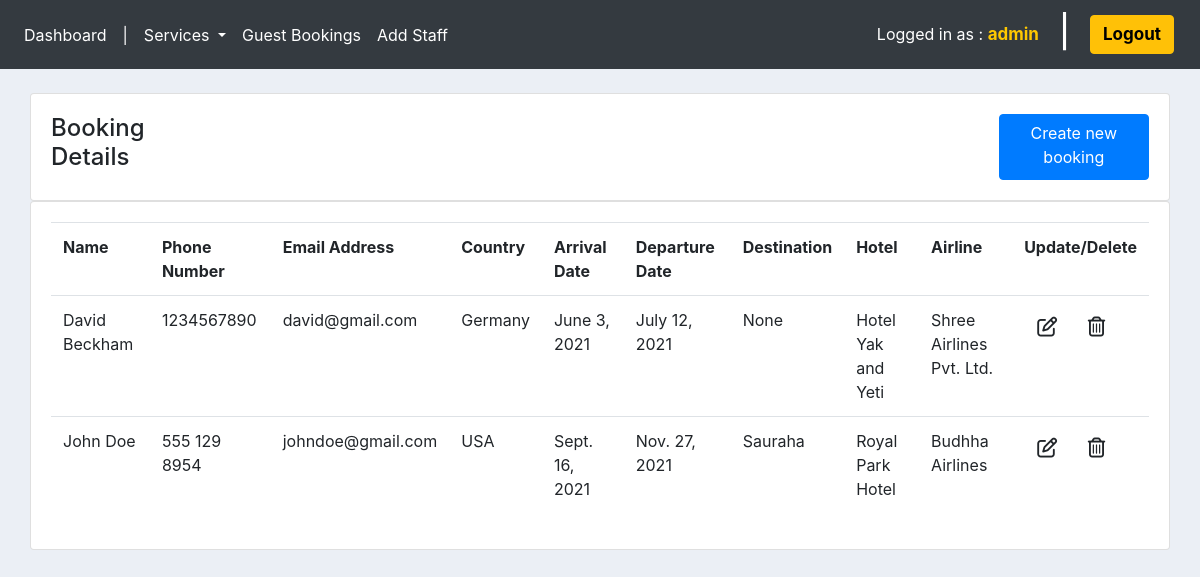
/bookings/ (signed in), run on an earlier commit of the app's database.
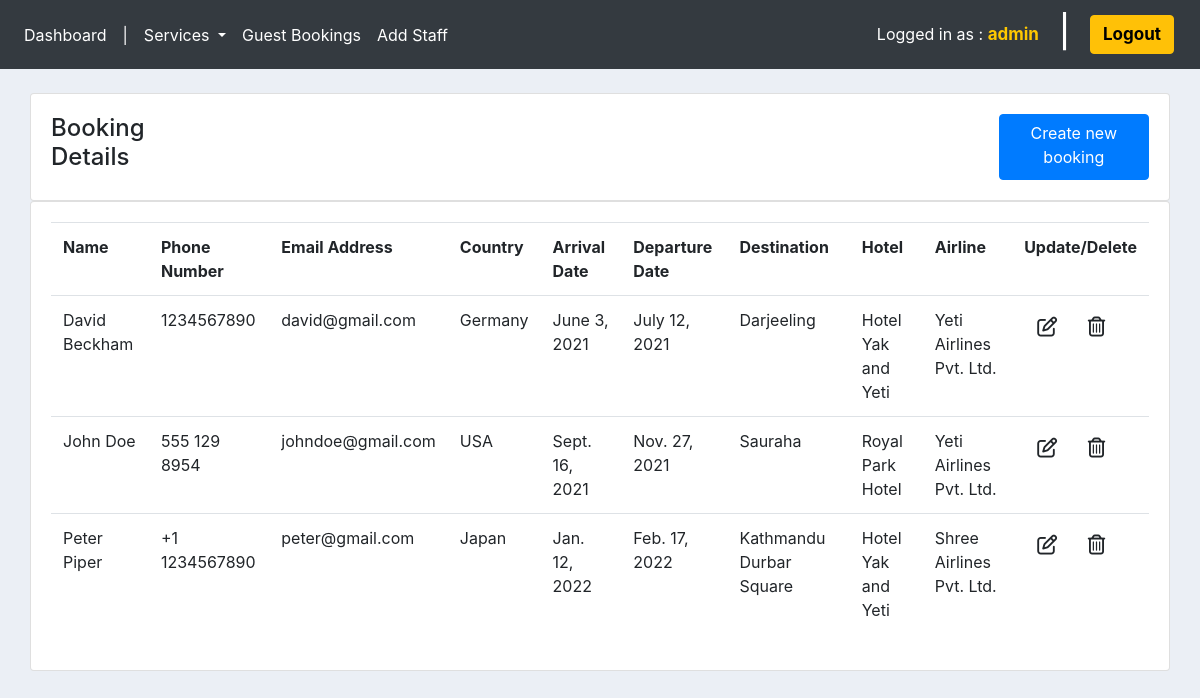
And on a later commit of the database.
### ums/models.py (models this page shows, shortened)
class Guest(models.Model):
    name = models.CharField(max_length=200, null=True)
    phone = models.CharField(max_length=200, null=True)
    email = models.EmailField(max_length=200, null=True)
    country = models.ForeignKey(Country, null=True, on_delete=models.SET_NULL)
    arrival_date = models.DateField(null=True)
    departure_date = models.DateField(null=True)
    destination = models.ForeignKey(Destination, null=True, on_delete=models.SET_NULL)
    hotel = models.ForeignKey(Hotel, null=True, on_delete=models.SET_NULL)
    airline = models.ForeignKey(Airline, null=True, on_delete=models.SET_NULL)
    date_created = models.DateTimeField(auto_now_add=True, null=True)

class Country(models.Model):
    countryName = models.CharField(max_length=200, null=True)
    def __str__(self):
        return self.countryName

### tour/models.py (models this page shows)
class Hotel(models.Model):
    hotelName = models.CharField(max_length=200, null=True)
    fare = models.FloatField(max_length=200, null=True)
    def __str__(self):
        return self.hotelName

class Airline(models.Model):
    airlineName = models.CharField(max_length=200, null=True)
    fare = models.FloatField(max_length=200, null=True)
    def __str__(self):
        return self.airlineName

class Destination(models.Model):
    destinationName = models.CharField(max_length=200, null=True)
    def __str__(self):
        return self.destinationName

### ums/decorators.py (the view)
        def wrapper_func(request, *args, **kwargs):
            group = None
            if request.user.groups.exists():
                group = request.user.groups.all()[0].name
            if group in allowed_roles:
                return view_func(request, *args, **kwargs)
            else:
                return HttpResponse('Unauthorized access as ' + group + '.')

### ums/views.py (called while the page is built)
@login_required(login_url='login')
@allowed_users(allowed_roles=['admin', 'staff'])
def guests(request):
    guests = Guest.objects.all()
    context = {'guests': guests}
    return render(request, 'ums/guests.html', context)

### ums/templates/ums/guests.html (shortened to what this page needs)
{% extends 'ums/main.html' %}
{% load static %}
{% block content %}
<section class="container-fluid">
    <section class="row">
        <section class="col-md">
            <div class="card card-body flex-row">
                <h4>Booking Details</h4>
                <a href="{% url 'add_guest' %}" class="btn btn-primary" style="margin-left: 73%;">Create new booking</a>
            </div>
            <div class="card card-body">
                <table class="table">
                    <tr>
                        <th>Name</th>
                        <th>Phone Number</th>
                        <th>Email Address</th>
                        <th>Country</th>
                        <th>Arrival Date</th>
                        <th>Departure Date</th>
                        <th>Destination</th>
                        <th>Hotel</th>
                        <th>Airline</th>
                        <th>Update/Delete</th>
                    </tr>
                    {% for guest in guests %}
                        <tr>
                            <td>{{guest.name}}</td>
                            <td>{{guest.phone}}</td>
                            <td>{{guest.email}}</td>
                            <td>{{guest.country}}</td>
                            <td>{{guest.arrival_date}}</td>
                            <td>{{guest.departure_date}}</td>
                            <td>{{guest.destination}}</td>
                            <td>{{guest.hotel}}</td>
                            <td>{{guest.airline}}</td>
                            <td>
                                <a href="{% url 'update_guest' guest.id %}" class="btn" title="Update"><i class="far fa-edit fa-lg"></i></a>
                                <a href="{% url 'delete_guest' guest.id %}" class="btn" title="Delete"><i class="far fa-trash-alt fa-lg"></i></a>
                            </td>
                        </tr>
                    {% endfor %}
                </table>
            </div>
        </section>
    </section>
</section>
{% endblock %}

### ums/templates/ums/main.html (shortened to what this page needs)
{% load static %}
<!DOCTYPE html>
<html>
<head>
    <link rel="stylesheet" href="https://cdn.jsdelivr.net/npm/bootstrap@4.5.3/dist/css/bootstrap.min.css">
    <link rel="stylesheet" href="https://use.fontawesome.com/releases/v5.15.2/css/all.css">
    <link rel="stylesheet" type="text/css" href="{% static '/css/main.css' %}">
</head>
<body>
    {% include 'ums/navbar.html' %}
    <section class="container-fluid">
        {% block content %}
        {% endblock %}
    </section>
</body>
</html>

### ums/templates/ums/navbar.html (shortened to what this page needs)
<nav class="navbar navbar-expand-lg navbar-dark bg-dark">
    <nav class="collapse navbar-collapse" id="navbarNav">
        <ul class="navbar-nav">
            <li class="nav-item active">
                <a class="nav-link" href="{% url 'home' %}"> Dashboard</a>
            </li>
            <li class="nav-item active">
                <a class="nav-link"> |</a>
            </li>
            <li class="nav-item dropdown active">
                <a class="nav-link dropdown-toggle" href="#" id="navbarDropdown" role="button" data-toggle="dropdown" aria-haspopup="true" aria-expanded="false">
                  Services
                </a>
              </li>
            <li class="nav-item active">
                <a class="nav-link" href="{% url 'guests' %}"> Guest Bookings </a>
            </li>
            <li class="nav-item active">
                <a href="{% url 'add_staff' %}" class="nav-link">Add Staff</a>
            </li>
        </ul>
    </nav>
    <span class="hello-logout">
        Logged in as : <a href=""><b id="username"> {{request.user}} </b></a>
    </span>
    <h2 class="hello-logout">|</h2>
    <span class="hello-logout">
        <button type="button" class="btn btn-warning">
            <a href="{% url 'logout' %}"> <b> Logout </b> </a>
        </button>
    </span>
</nav>
<br>

### static/css/main.css (style rules this page uses)
body { background-color: #ebeff5; }

### ums/templates/ums/navbar.html (style rules this page uses)
.hello-logout { color: #fff; margin: 5px 10px; }
.hello-logout a, a:hover { text-decoration: none; color: #000; }
.hello-logout b { font-size: 17px; }
h2.hello-logout { margin-bottom: 10px; }
#username { color: #ffc800; }

What changed in the data, as far as the page shows it:
changed Guest "David Beckham": destination "None" → "Darjeeling"; airline "Shree Airlines Pvt. Ltd." → "Yeti Airlines Pvt. Ltd."
changed Guest "John Doe": airline "Budhha Airlines" → "Yeti Airlines Pvt. Ltd."
added Guest: name "Peter Piper", phone "+1 1234567890", email "peter@gmail.com", country "Japan", arrival_date "Jan. 12, 2022", departure_date "Feb. 17, 2022", destination "Kathmandu Durbar Square", hotel "Hotel Yak and Yeti", airline "Shree Airlines Pvt. Ltd."
